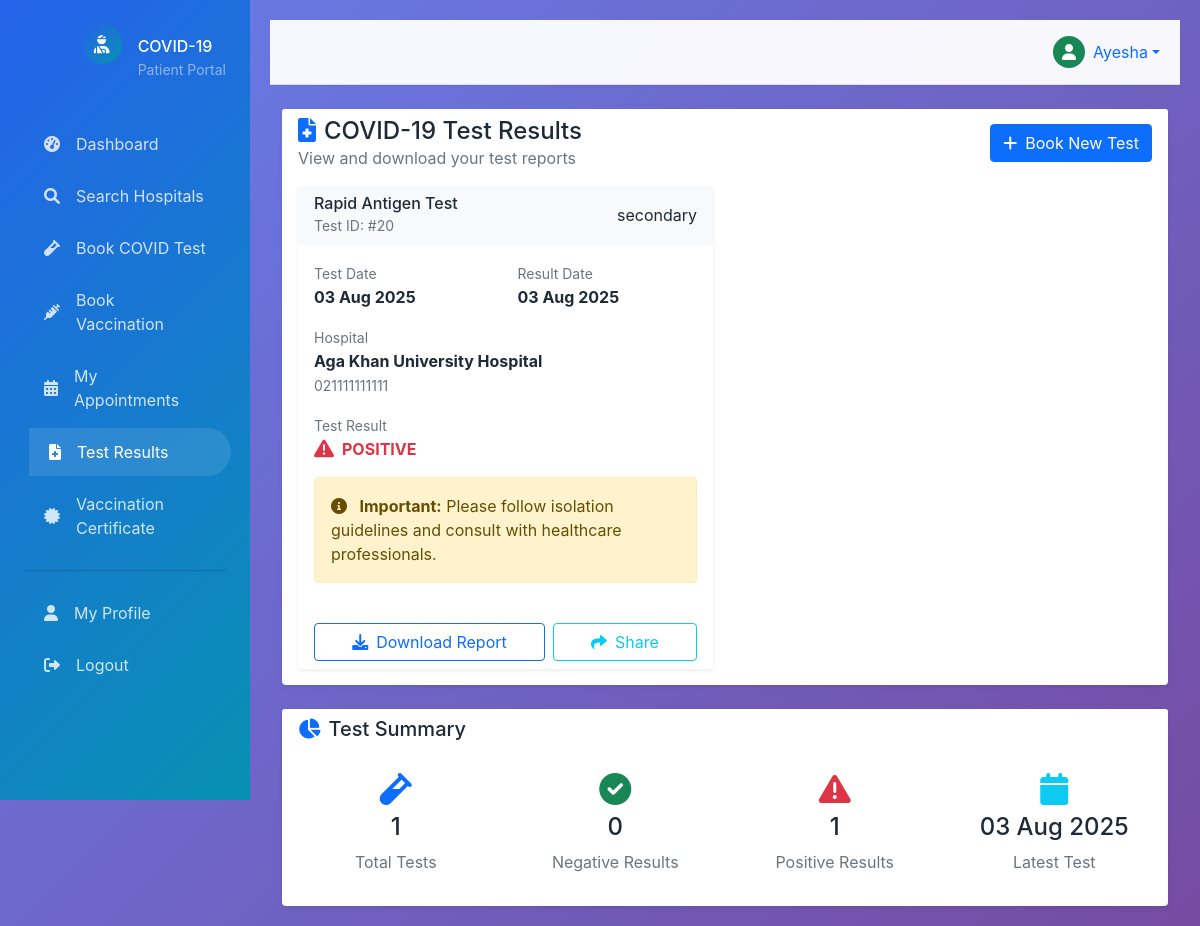
The page /patient/test-results.php (signed in) on the database its author committed.
### tables this page shows
CREATE TABLE `test_bookings` (
  `id` int(11) NOT NULL,
  `patient_id` int(11) NOT NULL,
  `hospital_id` int(11) NOT NULL,
  `test_type` enum('RT-PCR','Rapid Antigen','Antibody') NOT NULL,
  `booking_date` date NOT NULL,
  `booking_time` time NOT NULL,
  `status` enum('pending','approved','rejected','completed') DEFAULT 'pending',
  `test_result` enum('positive','negative','pending') DEFAULT 'pending',
  `result_date` date DEFAULT NULL,
  `price` decimal(10,2) DEFAULT 0.00,
  `created_at` timestamp NOT NULL DEFAULT current_timestamp()
);

CREATE TABLE `hospitals` (
  `id` int(11) NOT NULL,
  `hospital_name` varchar(200) NOT NULL,
  `email` varchar(100) NOT NULL,
  `password` varchar(255) NOT NULL,
  `phone` varchar(20) NOT NULL,
  `address` text NOT NULL,
  `city` varchar(100) NOT NULL,
  `state` varchar(100) NOT NULL,
  `pincode` varchar(10) NOT NULL,
  `license_number` varchar(100) NOT NULL,
  `status` enum('pending','approved','rejected') DEFAULT 'pending',
  `test_available` tinyint(1) DEFAULT 1,
  `vaccine_available` tinyint(1) DEFAULT 1,
  `created_at` timestamp NOT NULL DEFAULT current_timestamp()
);

### config/database.php (called while the page is built, shortened)
<?php
class Database {
    private $host = DB_HOST;
    private $user = DB_USER;
    private $pass = DB_PASS;
    private $dbname = DB_NAME;
    private $dbh;
    private $stmt;
    public function __construct() {
        $dsn = 'mysql:host=' . $this->host . ';dbname=' . $this->dbname . ';charset=utf8mb4';
        $options = array(
            PDO::ATTR_PERSISTENT => true,
            PDO::ATTR_ERRMODE => PDO::ERRMODE_EXCEPTION
        );
        try {
            $this->dbh = new PDO($dsn, $this->user, $this->pass, $options);
        } catch (PDOException $e) {
            $this->error = $e->getMessage();
            die("Database Connection Failed: " . $this->error);
        }
    }
    public function query($query) {
        $this->stmt = $this->dbh->prepare($query);
    }
    public function bind($param, $value, $type = null) {
        if (is_null($type)) {
            switch (true) {
                case is_int($value):
                    $type = PDO::PARAM_INT;
                    break;
            }
        }
        $this->stmt->bindValue($param, $value, $type);
    }
    public function execute() {
        return $this->stmt->execute();
    }
    public function resultset() {
        $this->execute();
        return $this->stmt->fetchAll(PDO::FETCH_ASSOC);
    }
}
?>

### includes/functions.php (called while the page is built, shortened)
<?php
require_once '../config/database.php';
function formatDate($date) {
    return date('d M Y', strtotime($date));
}
function getStatusBadge($status) {
    switch (strtolower($status)) {
        default: return 'secondary';
    }
}
?>

### patient/test-results.php (the view, shortened to what this page needs)
<?php
require_once '../includes/functions.php';
$db = new Database();
$patient_id = $_SESSION['user_id'];
$db->query("SELECT tb.*, h.hospital_name, h.phone as hospital_phone, h.address as hospital_address
           FROM test_bookings tb
           JOIN hospitals h ON tb.hospital_id = h.id
           WHERE tb.patient_id = :patient_id AND tb.test_result != 'pending'
           ORDER BY tb.result_date DESC, tb.created_at DESC");
$db->bind(':patient_id', $patient_id);
$test_results = $db->resultset();
?>
<!DOCTYPE html>
<html lang="en">
<head>
    <link href="https://cdn.jsdelivr.net/npm/bootstrap@5.1.3/dist/css/bootstrap.min.css" rel="stylesheet">
    <link href="https://cdnjs.cloudflare.com/ajax/libs/font-awesome/6.0.0/css/all.min.css" rel="stylesheet">
    <link href="../assets/css/style.css" rel="stylesheet">
</head>
<body>
    <?php include 'includes/sidebar.php'; ?>
    <div class="main-content">
        <?php include 'includes/header.php'; ?>
        <div class="container-fluid">
            <div class="row">
                <div class="col-12">
                    <div class="card border-0 shadow-sm">
                        <div class="card-header bg-white border-0 pb-0">
                            <div class="row align-items-center">
                                <div class="col">
                                    <h4 class="mb-0">
                                        <i class="fas fa-file-medical me-2 text-primary"></i>COVID-19 Test Results
                                    </h4>
                                    <p class="text-muted mb-0">View and download your test reports</p>
                                </div>
                                <div class="col-auto">
                                    <a href="book-test.php" class="btn btn-primary">
                                        <i class="fas fa-plus me-2"></i>Book New Test
                                    </a>
                                </div>
                            </div>
                        </div>
                        <div class="card-body">
                            <?php if (empty($test_results)): ?>
                                <div class="text-center py-5">
                                    <i class="fas fa-file-medical fa-4x text-muted mb-3"></i>
                                    <h5 class="text-muted">No test results available</h5>
                                    <p class="text-muted">You don't have any completed test results yet. Book a test to get started.</p>
                                    <a href="book-test.php" class="btn btn-primary">Book COVID Test</a>
                                </div>
                            <?php else: ?>
                                <div class="row g-4">
                                    <?php foreach ($test_results as $result): ?>
                                        <div class="col-lg-6">
                                            <div class="card border-0 shadow-sm h-100 test-result-card">
                                                <div class="card-header bg-light border-0">
                                                    <div class="d-flex justify-content-between align-items-center">
                                                        <div>
                                                            <h6 class="mb-0"><?php echo $result['test_type']; ?> Test</h6>
                                                            <small class="text-muted">Test ID: #<?php echo $result['id']; ?></small>
                                                        </div>
                                                        <div class="text-end">
                                                            <?php echo getStatusBadge($result['test_result']); ?>
                                                        </div>
                                                    </div>
                                                </div>
                                                <div class="card-body">
                                                    <div class="row mb-3">
                                                        <div class="col-6">
                                                            <small class="text-muted">Test Date</small>
                                                            <div class="fw-bold"><?php echo formatDate($result['booking_date']); ?></div>
                                                        </div>
                                                        <div class="col-6">
                                                            <small class="text-muted">Result Date</small>
                                                            <div class="fw-bold"><?php echo formatDate($result['result_date']); ?></div>
                                                        </div>
                                                    </div>
                                                    <div class="mb-3">
                                                        <small class="text-muted">Hospital</small>
                                                        <div class="fw-bold"><?php echo htmlspecialchars($result['hospital_name']); ?></div>
                                                        <small class="text-muted"><?php echo htmlspecialchars($result['hospital_phone']); ?></small>
                                                    </div>
                                                    <div class="mb-3">
                                                        <small class="text-muted">Test Result</small>
                                                        <div class="d-flex align-items-center">
                                                            <?php if ($result['test_result'] === 'negative'): ?>
                                                                <i class="fas fa-check-circle text-success me-2 fa-lg"></i>
                                                                <span class="fw-bold text-success">NEGATIVE</span>
                                                            <?php else: ?>
                                                                <i class="fas fa-exclamation-triangle text-danger me-2 fa-lg"></i>
                                                                <span class="fw-bold text-danger">POSITIVE</span>
                                                            <?php endif; ?>
                                                        </div>
                                                    </div>
                                                    <?php if ($result['test_result'] === 'positive'): ?>
                                                        <div class="alert alert-warning">
                                                            <i class="fas fa-info-circle me-2"></i>
                                                            <strong>Important:</strong> Please follow isolation guidelines and consult with healthcare professionals.
                                                        </div>
                                                    <?php endif; ?>
                                                </div>
                                                <div class="card-footer bg-white border-0">
                                                    <div class="d-grid gap-2 d-md-flex">
                                                        <button type="button" class="btn btn-outline-primary flex-fill" onclick="downloadReport(<?php echo $result['id']; ?>)">
                                                            <i class="fas fa-download me-2"></i>Download Report
                                                        </button>
                                                        <button type="button" class="btn btn-outline-info flex-fill" onclick="shareReport(<?php echo $result['id']; ?>)">
                                                            <i class="fas fa-share me-2"></i>Share
                                                        </button>
                                                    </div>
                                                </div>
                                            </div>
                                        </div>
                                    <?php endforeach; ?>
                                </div>
                            <?php endif; ?>
                        </div>
                    </div>
                </div>
            </div>
            <?php if (!empty($test_results)): ?>
                <div class="row mt-4">
                    <div class="col-12">
                        <div class="card border-0 shadow-sm">
                            <div class="card-header bg-white border-0 pb-0">
                                <h5 class="mb-0">
                                    <i class="fas fa-chart-pie me-2 text-primary"></i>Test Summary
                                </h5>
                            </div>
                            <div class="card-body">
                                <div class="row text-center">
                                    <div class="col-md-3">
                                        <div class="p-3">
                                            <i class="fas fa-vial fa-2x text-primary mb-2"></i>
                                            <h4><?php echo count($test_results); ?></h4>
                                            <p class="text-muted mb-0">Total Tests</p>
                                        </div>
                                    </div>
                                    <div class="col-md-3">
                                        <div class="p-3">
                                            <i class="fas fa-check-circle fa-2x text-success mb-2"></i>
                                            <h4><?php echo count(array_filter($test_results, function($r) { return $r['test_result'] === 'negative'; })); ?></h4>
                                            <p class="text-muted mb-0">Negative Results</p>
                                        </div>
                                    </div>
                                    <div class="col-md-3">
                                        <div class="p-3">
                                            <i class="fas fa-exclamation-triangle fa-2x text-danger mb-2"></i>
                                            <h4><?php echo count(array_filter($test_results, function($r) { return $r['test_result'] === 'positive'; })); ?></h4>
                                            <p class="text-muted mb-0">Positive Results</p>
                                        </div>
                                    </div>
                                    <div class="col-md-3">
                                        <div class="p-3">
                                            <i class="fas fa-calendar fa-2x text-info mb-2"></i>
                                            <h4><?php echo !empty($test_results) ? formatDate($test_results[0]['result_date']) : 'N/A'; ?></h4>
                                            <p class="text-muted mb-0">Latest Test</p>
                                        </div>
                                    </div>
                                </div>
                            </div>
                        </div>
                    </div>
                </div>
            <?php endif; ?>
        </div>
    </div>
</body>
</html>

### assets/css/style.css (style rules this page uses)
:root { --primary-color: #2563eb; --secondary-color: #0891b2; --accent-color: #f59e0b; --success-color: #10b981; --danger-color: #ef4444; --warning-color: #f59e0b; --dark-color: #1f2937; --light-color: #f8fafc; --gradient-primary: linear-gradient(135deg, #2563eb 0%, #0891b2 100%); --gradient-secondary: linear-gradient(135deg, #f59e0b 0%, #ef4444 100%); --shadow-sm: 0 1px 2px 0 rgba(0, 0, 0, 0.05); --shadow-md: 0 4px 6px -1px rgba(0, 0, 0, 0.1); --shadow-lg: 0 10px 15px -3px rgba(0, 0, 0, 0.1); --border-radius: 0.5rem; }
* { margin: 0; padding: 0; box-sizing: border-box; }
body { font-family: 'Inter', -apple-system, BlinkMacSystemFont, 'Segoe UI', Roboto, sans-serif; background: linear-gradient(135deg, #667eea 0%, #764ba2 100%); min-height: 100vh; color: var(--dark-color); }
.fade-in { animation: fadeIn 0.6s ease-in-out; }
.main-content { margin-left: 250px; padding: 20px; transition: all 0.3s ease; }

### patient/test-results.php (style rules this page uses)
.test-result-card { transition: transform 0.2s ease-in-out; }

### rows shown on the page
test_bookings: test_type "Rapid Antigen", id "20", test_result "secondary", booking_date "03 Aug 2025", result_date "03 Aug 2025", hospital.hospital_name "Aga Khan University Hospital", hospital.phone "021111111111", shows "POSITIVE", shows "Important:", test_result "0", test_result "1"

### other values the page prints
$_SESSION['name'] "Ayesha"
count($test_results) "1"
